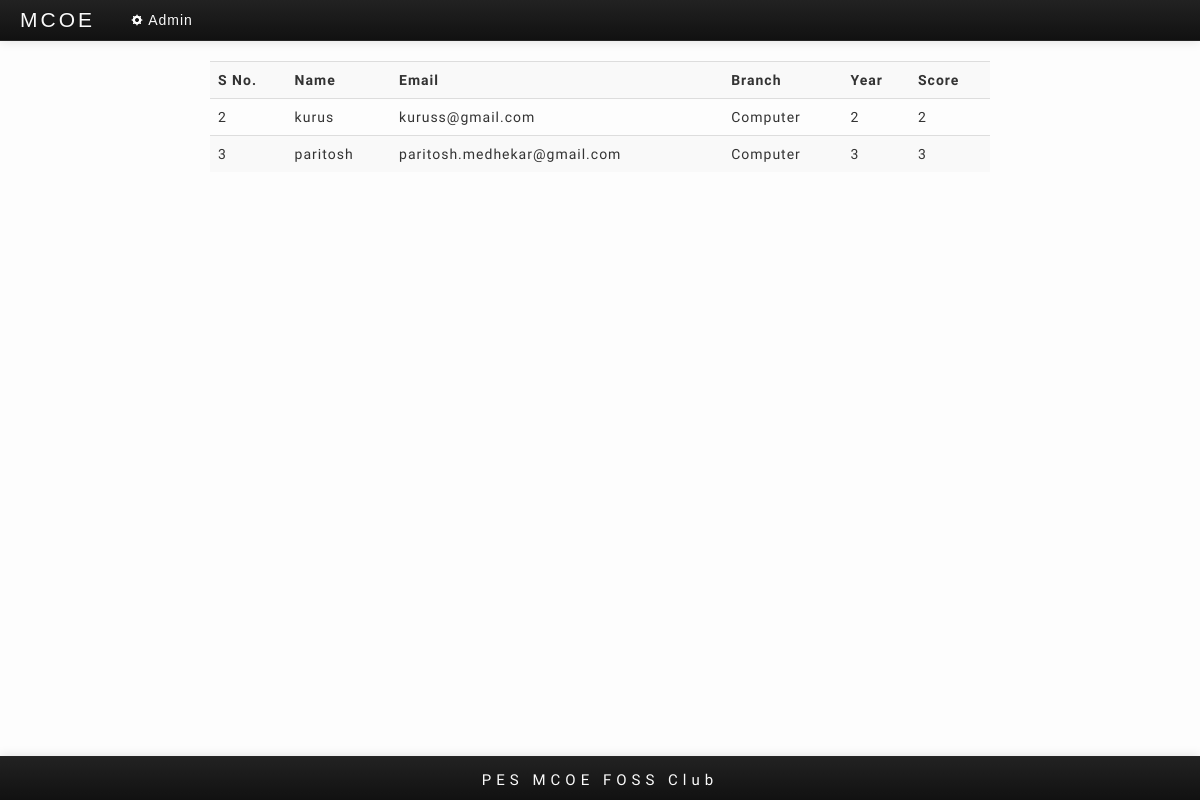
The app's page /components/viewscore.php (signed in) with its own data.
### tables this page shows
CREATE TABLE `details` (
  `Number` int(11) NOT NULL,
  `gender` varchar(10) NOT NULL,
  `name` varchar(100) NOT NULL,
  `branch` varchar(50) NOT NULL,
  `email` varchar(100) NOT NULL,
  `password` varchar(100) NOT NULL,
  `score` int(10) NOT NULL,
  `Logout_status` int(1) NOT NULL DEFAULT '1',
  `Year` int(11) NOT NULL
);

### components/viewscore.php (the view, shortened to what this page needs)
<!DOCTYPE html>
<html>
<head>
	<link href="../css/bootstrap.css" rel="stylesheet">
    <link href="../css/style.css" rel="stylesheet">
</head>
<body>
    <div class="navbar navbar-inverse">
      <div class="navbar navbar-static-top">
        <div class="navbar-inner">
          <a class="brand" id="brand">
            MCOE
          </a>
          <ul class="nav">
          <li><a href="../admin.php">
          <i class="icon-cog icon-white"></i> Admin</a>
          </li>
          </ul>
        </div>
      </div>
    </div>
    <div class="container">
      <?php
        include("db_connect.php");
        $query="SELECT * FROM details ORDER BY score";
        $res=mysqli_query($con,$query);
        echo '<table class="table table-striped">';
        echo '<tr>
                <th>S No.</th>
                <th>Name</th>
                <th>Email</th>
                <th>Branch</th>
                <th>Year</th>
                <th>Score</th>
              </tr>';
        while($result=mysqli_fetch_array($res))
        {
          echo '<tr><td>'.$result['Number'].'</td>';
          echo '<td>'.nl2br($result['name']).'</td>';
          echo '<td>'.nl2br($result['email']).'</td>';
          echo '<td>'.nl2br($result['branch']).'</td>';
          echo '<td>'.nl2br($result['Year']).'</td>';
          echo '<td>'.nl2br($result['score']).'</td></tr>';;
        }
        echo '</table>';
      ?>
    </div>
</body>
</html>

### css/style.css (style rules this page uses)
body { background: rgb(253,253,253); font-family: 'Inika', serif; letter-spacing: 1px; padding-bottom: 40px; }
.container { min-height: 522px; min-width: 320px; width: 65%; }
#brand,.navbar-inverse .nav > li > a { color: rgb(250,250,250); font-family: sans-serif; }
#brand { letter-spacing: 3px; font-size: 1.5em; font-weight: 100; }
footer { text-align: center; font-size: 15px; letter-spacing: 5px; margin-top: 13px; color:rgb(250,250,250); }

### records on screen
details: Number "2", name "kurus", email "kuruss@gmail.com", branch "Computer", Year "2", score "2"
details: Number "3", name "paritosh", email "paritosh.medhekar@gmail.com", branch "Computer", Year "3", score "3"
